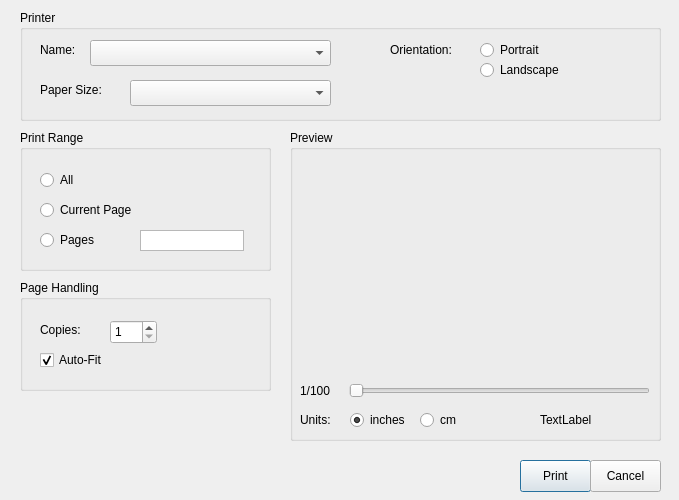
<?xml version="1.0" encoding="UTF-8"?>
<ui version="4.0">
 <class>PrintDialog</class>
 <widget class="QDialog" name="PrintDialog">
  <property name="geometry">
   <rect>
    <x>0</x>
    <y>0</y>
    <width>679</width>
    <height>500</height>
   </rect>
  </property>
  <property name="windowTitle">
   <string>Dialog</string>
  </property>
  <widget class="QPushButton" name="printButton">
   <property name="geometry">
    <rect>
     <x>520</x>
     <y>460</y>
     <width>71</width>
     <height>32</height>
    </rect>
   </property>
   <property name="text">
    <string>Print</string>
   </property>
  </widget>
  <widget class="QPushButton" name="cancelButton">
   <property name="geometry">
    <rect>
     <x>590</x>
     <y>460</y>
     <width>71</width>
     <height>32</height>
    </rect>
   </property>
   <property name="text">
    <string>Cancel</string>
   </property>
  </widget>
  <widget class="QGroupBox" name="printerGroupBox">
   <property name="geometry">
    <rect>
     <x>20</x>
     <y>10</y>
     <width>641</width>
     <height>111</height>
    </rect>
   </property>
   <property name="title">
    <string>Printer</string>
   </property>
   <widget class="QComboBox" name="printerCombo">
    <property name="geometry">
     <rect>
      <x>70</x>
      <y>30</y>
      <width>241</width>
      <height>26</height>
     </rect>
    </property>
   </widget>
   <widget class="QLabel" name="printerLabel">
    <property name="geometry">
     <rect>
      <x>20</x>
      <y>32</y>
      <width>59</width>
      <height>16</height>
     </rect>
    </property>
    <property name="text">
     <string>Name:</string>
    </property>
   </widget>
   <widget class="QComboBox" name="paperSizeComboBox">
    <property name="geometry">
     <rect>
      <x>110</x>
      <y>70</y>
      <width>201</width>
      <height>26</height>
     </rect>
    </property>
   </widget>
   <widget class="QLabel" name="label">
    <property name="geometry">
     <rect>
      <x>20</x>
      <y>72</y>
      <width>91</width>
      <height>16</height>
     </rect>
    </property>
    <property name="text">
     <string>Paper Size:</string>
    </property>
   </widget>
   <widget class="QLabel" name="label_2">
    <property name="geometry">
     <rect>
      <x>370</x>
      <y>32</y>
      <width>81</width>
      <height>16</height>
     </rect>
    </property>
    <property name="text">
     <string>Orientation:</string>
    </property>
   </widget>
   <widget class="QRadioButton" name="portraitRadio">
    <property name="geometry">
     <rect>
      <x>460</x>
      <y>30</y>
      <width>102</width>
      <height>20</height>
     </rect>
    </property>
    <property name="text">
     <string>Portrait</string>
    </property>
   </widget>
   <widget class="QRadioButton" name="landscapeRadio">
    <property name="geometry">
     <rect>
      <x>460</x>
      <y>50</y>
      <width>102</width>
      <height>20</height>
     </rect>
    </property>
    <property name="text">
     <string>Landscape</string>
    </property>
   </widget>
  </widget>
  <widget class="QGroupBox" name="rangeGroupBox">
   <property name="geometry">
    <rect>
     <x>20</x>
     <y>130</y>
     <width>251</width>
     <height>141</height>
    </rect>
   </property>
   <property name="title">
    <string>Print Range</string>
   </property>
   <widget class="QRadioButton" name="allRadioButton">
    <property name="geometry">
     <rect>
      <x>20</x>
      <y>40</y>
      <width>102</width>
      <height>20</height>
     </rect>
    </property>
    <property name="text">
     <string>All</string>
    </property>
   </widget>
   <widget class="QRadioButton" name="currentRadioButton">
    <property name="geometry">
     <rect>
      <x>20</x>
      <y>70</y>
      <width>102</width>
      <height>20</height>
     </rect>
    </property>
    <property name="text">
     <string>Current Page</string>
    </property>
   </widget>
   <widget class="QRadioButton" name="pagesRadioButton">
    <property name="geometry">
     <rect>
      <x>20</x>
      <y>100</y>
      <width>102</width>
      <height>20</height>
     </rect>
    </property>
    <property name="text">
     <string>Pages</string>
    </property>
   </widget>
   <widget class="QTextEdit" name="pageListEdit">
    <property name="geometry">
     <rect>
      <x>120</x>
      <y>100</y>
      <width>104</width>
      <height>21</height>
     </rect>
    </property>
    <property name="verticalScrollBarPolicy">
     <enum>Qt::ScrollBarAlwaysOff</enum>
    </property>
    <property name="horizontalScrollBarPolicy">
     <enum>Qt::ScrollBarAlwaysOff</enum>
    </property>
    <property name="lineWrapMode">
     <enum>QTextEdit::NoWrap</enum>
    </property>
   </widget>
  </widget>
  <widget class="QGroupBox" name="pageHandlingGroupBox">
   <property name="geometry">
    <rect>
     <x>20</x>
     <y>280</y>
     <width>251</width>
     <height>111</height>
    </rect>
   </property>
   <property name="title">
    <string>Page Handling</string>
   </property>
   <widget class="QSpinBox" name="copiesSpinner">
    <property name="geometry">
     <rect>
      <x>90</x>
      <y>40</y>
      <width>47</width>
      <height>24</height>
     </rect>
    </property>
    <property name="minimum">
     <number>1</number>
    </property>
    <property name="maximum">
     <number>999</number>
    </property>
    <property name="value">
     <number>1</number>
    </property>
   </widget>
   <widget class="QLabel" name="copiesLabel">
    <property name="geometry">
     <rect>
      <x>20</x>
      <y>42</y>
      <width>59</width>
      <height>16</height>
     </rect>
    </property>
    <property name="text">
     <string>Copies:</string>
    </property>
   </widget>
   <widget class="QCheckBox" name="autoFitCheckBox">
    <property name="geometry">
     <rect>
      <x>20</x>
      <y>70</y>
      <width>89</width>
      <height>20</height>
     </rect>
    </property>
    <property name="text">
     <string>Auto-Fit</string>
    </property>
    <property name="checked">
     <bool>true</bool>
    </property>
   </widget>
  </widget>
  <widget class="QGroupBox" name="previewGroupBox">
   <property name="geometry">
    <rect>
     <x>290</x>
     <y>130</y>
     <width>371</width>
     <height>311</height>
    </rect>
   </property>
   <property name="title">
    <string>Preview</string>
   </property>
   <widget class="QLabel" name="unitsLabel">
    <property name="geometry">
     <rect>
      <x>10</x>
      <y>282</y>
      <width>41</width>
      <height>16</height>
     </rect>
    </property>
    <property name="text">
     <string>Units:</string>
    </property>
   </widget>
   <widget class="QRadioButton" name="inchesRadioButton">
    <property name="geometry">
     <rect>
      <x>60</x>
      <y>280</y>
      <width>61</width>
      <height>20</height>
     </rect>
    </property>
    <property name="text">
     <string>inches</string>
    </property>
    <property name="checked">
     <bool>true</bool>
    </property>
   </widget>
   <widget class="QRadioButton" name="cmRadioButton">
    <property name="geometry">
     <rect>
      <x>130</x>
      <y>280</y>
      <width>41</width>
      <height>20</height>
     </rect>
    </property>
    <property name="text">
     <string>cm</string>
    </property>
   </widget>
   <widget class="QSlider" name="pageSlider">
    <property name="geometry">
     <rect>
      <x>59</x>
      <y>250</y>
      <width>301</width>
      <height>22</height>
     </rect>
    </property>
    <property name="orientation">
     <enum>Qt::Horizontal</enum>
    </property>
   </widget>
   <widget class="QLabel" name="pageSliderLabel">
    <property name="geometry">
     <rect>
      <x>10</x>
      <y>253</y>
      <width>41</width>
      <height>16</height>
     </rect>
    </property>
    <property name="text">
     <string>1/100</string>
    </property>
   </widget>
   <widget class="QFrame" name="frame">
    <property name="geometry">
     <rect>
      <x>10</x>
      <y>30</y>
      <width>351</width>
      <height>211</height>
     </rect>
    </property>
    <property name="frameShape">
     <enum>QFrame::NoFrame</enum>
    </property>
    <property name="frameShadow">
     <enum>QFrame::Plain</enum>
    </property>
    <widget class="QLabel" name="previewLabel">
     <property name="geometry">
      <rect>
       <x>20</x>
       <y>10</y>
       <width>81</width>
       <height>51</height>
      </rect>
     </property>
     <property name="text">
      <string/>
     </property>
    </widget>
    <widget class="QLabel" name="heightLabel">
     <property name="geometry">
      <rect>
       <x>10</x>
       <y>10</y>
       <width>59</width>
       <height>16</height>
      </rect>
     </property>
     <property name="text">
      <string/>
     </property>
    </widget>
    <widget class="QLabel" name="widthLabel">
     <property name="geometry">
      <rect>
       <x>10</x>
       <y>30</y>
       <width>59</width>
       <height>16</height>
      </rect>
     </property>
     <property name="text">
      <string/>
     </property>
    </widget>
   </widget>
   <widget class="QLabel" name="sizeLabel">
    <property name="geometry">
     <rect>
      <x>250</x>
      <y>282</y>
      <width>91</width>
      <height>16</height>
     </rect>
    </property>
    <property name="text">
     <string>TextLabel</string>
    </property>
   </widget>
  </widget>
 </widget>
 <resources/>
 <connections/>
</ui>
